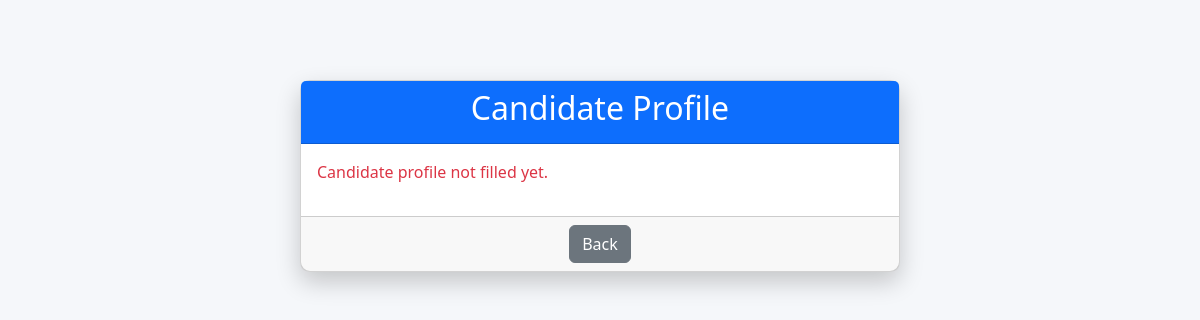
The page /view_profile/17 on the database as committed earlier.
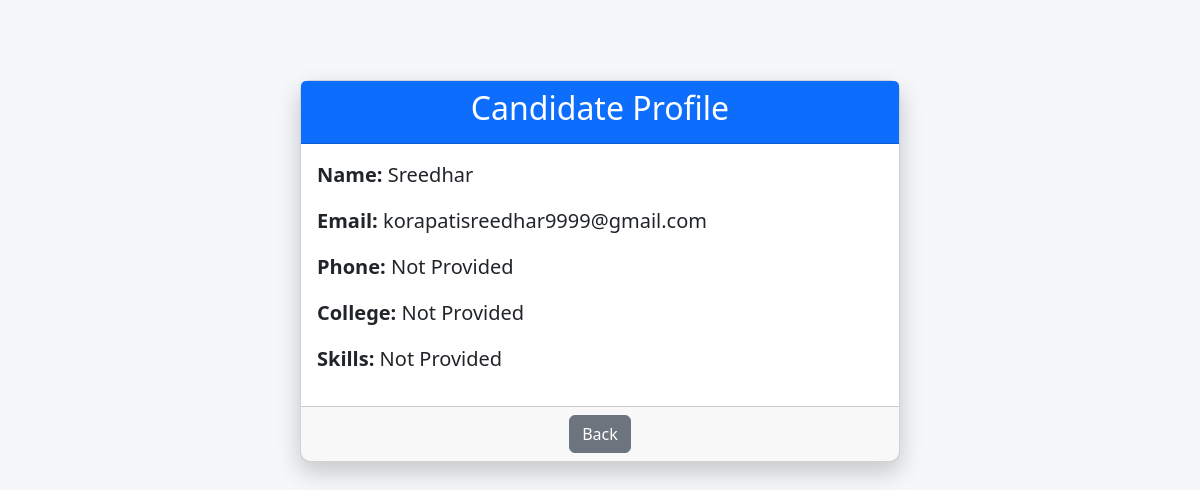
The same page on the database as committed later.
### tables this page shows
CREATE TABLE users(
        id INTEGER PRIMARY KEY AUTOINCREMENT,
        name TEXT,
        email TEXT UNIQUE,
        password BLOB,
        role TEXT
    );

### app.py (the view)
@app.route("/view_profile/<int:user_id>")
def view_profile(user_id):
    conn = sqlite3.connect("database.db")
    cur = conn.cursor()
    cur.execute("""
    SELECT users.name,
           users.email,
           profiles.phone,
           profiles.college,
           profiles.skills
    FROM users
    LEFT JOIN profiles
    ON users.id = profiles.user_id
    WHERE users.id=?
    """,(user_id,))
    profile = cur.fetchone()
    conn.close()
    return render_template("admin_view_profile.html", profile=profile)

### templates/admin_view_profile.html (shortened to what this page needs)
<!DOCTYPE html>
<html lang="en">
<head>
<link href="https://cdn.jsdelivr.net/npm/bootstrap@5.3.2/dist/css/bootstrap.min.css" rel="stylesheet">
</head>
<body>
<div class="container">
<div class="card profile-card">
<div class="card-header bg-primary text-white text-center">
<h2>Candidate Profile</h2>
</div>
<div class="card-body">
{% if profile %}
<p class="fs-5"><strong>Name:</strong> {{ profile[0] }}</p>
<p class="fs-5"><strong>Email:</strong> {{ profile[1] }}</p>
<p class="fs-5"><strong>Phone:</strong> {{ profile[2] if profile[2] else "Not Provided" }}</p>
<p class="fs-5"><strong>College:</strong> {{ profile[3] if profile[3] else "Not Provided" }}</p>
<p class="fs-5"><strong>Skills:</strong> {{ profile[4] if profile[4] else "Not Provided" }}</p>
{% else %}
<p class="text-danger">Candidate profile not filled yet.</p>
{% endif %}
</div>
<div class="card-footer text-center">
<a href="/admin_candidates" class="btn btn-secondary">Back</a>
</div>
</div>
</div>
</body>
</html>

### templates/admin_view_profile.html (style rules this page uses)
body { background:#f5f7fa; }
.profile-card { max-width:600px; margin:auto; margin-top:80px; box-shadow:0 10px 25px rgba(0,0,0,0.2); border-radius:10px; }

Rows that differ between the two databases and show on the page:
added users: name "Sreedhar", email "korapatisreedhar9999@gmail.com"
Other text that changed with them:
{{ profile[2] if profile[2] else "Not Provided" }}: (not shown) → "Not Provided"
{{ profile[3] if profile[3] else "Not Provided" }}: (not shown) → "Not Provided"
{{ profile[4] if profile[4] else "Not Provided" }}: (not shown) → "Not Provided"
text no longer shown: "Candidate profile not filled yet."
text now shown: "Name: Email: Phone: College: Skills:"
